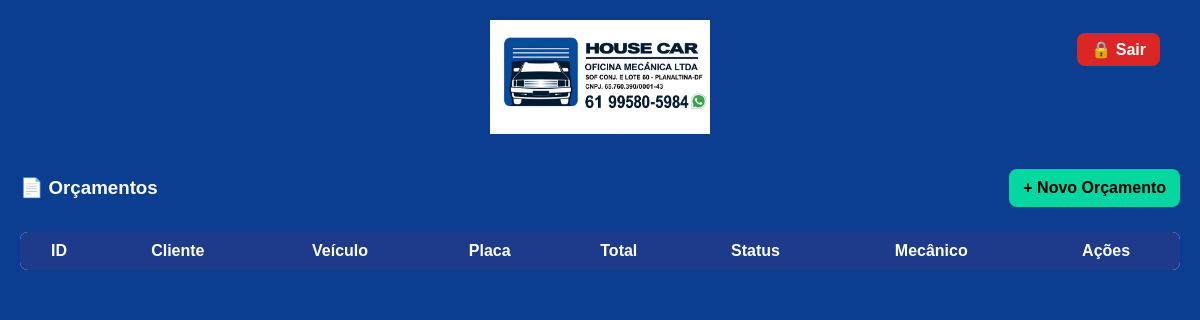
/orcamentos (signed in), run on an earlier commit of the app's database.
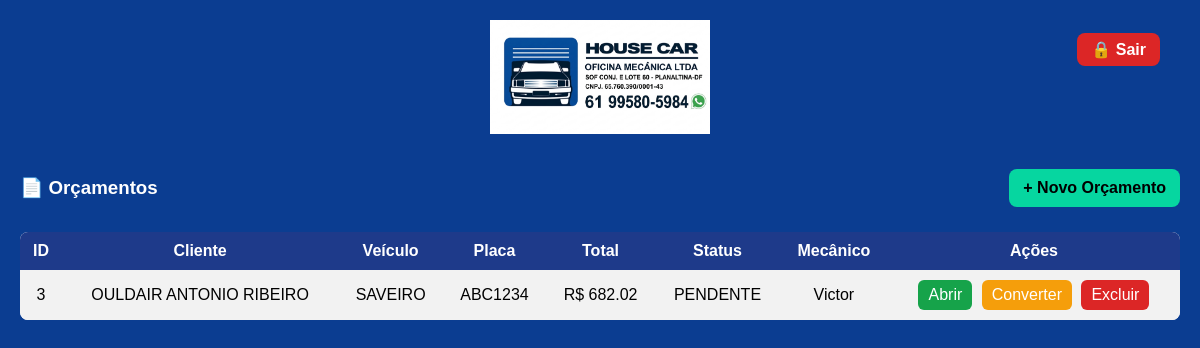
And on a later commit of the database.
### tables this page shows
CREATE TABLE ordens (
        id INTEGER PRIMARY KEY AUTOINCREMENT,
        cliente TEXT,
        telefone TEXT,
        veiculo TEXT,
        placa TEXT,
        problema TEXT,
        diagnostico TEXT,
        total REAL,
        tipo TEXT,
        status TEXT DEFAULT 'EM ANDAMENTO',
        mecanico TEXT,
        data_entrada TEXT,
        data_saida TEXT
    , quilometragem INTEGER);

### app.py (the view)
@app.route("/orcamentos")
def orcamentos():
    if proteger(): return proteger()
    conn = conectar()
    cursor = conn.cursor()
    from datetime import datetime, timedelta
    limite = (datetime.now() - timedelta(days=5)).strftime("%Y-%m-%d")
    cursor.execute("""
    DELETE FROM ordens
    WHERE tipo = 'orcamento'
    AND status = 'PENDENTE'
    AND DATE(data_entrada) < DATE(?)
    """, (limite,))
    cursor.execute("""
    SELECT id, cliente, veiculo, placa, total, status, mecanico
    FROM ordens
    WHERE tipo = 'orcamento'
    AND status = 'PENDENTE'
    ORDER BY id DESC
    """)
    dados = cursor.fetchall()
    conn.close()
    return render_template("orcamentos.html", ordens=dados)

### app.py (called while the page is built)
@app.context_processor
def inject_user():
    return dict(tipo=session.get("tipo"))

@app.after_request
def add_header(response):
    response.headers["Cache-Control"] = "no-store, no-cache, must-revalidate, max-age=0"
    response.headers["Pragma"] = "no-cache"
    response.headers["Expires"] = "0"
    return response

def proteger():
    if not session.get("logado"):
        return redirect("/login")

### banco.py (called while the page is built)
def conectar():
    return sqlite3.connect("oficina.db")

### templates/orcamentos.html (shortened to what this page needs)
<!DOCTYPE html>
<html lang="pt-br">
<head>
<link rel="stylesheet" href="/static/style.css">
</head>
<body>
{% include "_header.html" %}
<div class="topo-padrao">
    <h3>📄 Orçamentos</h3>
    <a href="/orcamento" class="btn-add">+ Novo Orçamento</a>
</div>
<div class="tabela-container">
<table>
    <tr>
        <th>ID</th>
        <th>Cliente</th>
        <th>Veículo</th>
        <th>Placa</th>
        <th>Total</th>
        <th>Status</th>
        <th>Mecânico</th>
        <th>Ações</th>
    </tr>
    {% for o in ordens %}
    <tr>
        <td>{{ o[0] }}</td>
        <td>{{ o[1] }}</td>
        <td>{{ o[2] }}</td>
        <td>{{ o[3] }}</td>
        <td>R$ {{ "%.2f"|format(o[4]) }}</td>
        <td>{{ o[5] }}</td>
        <td>{{ o[6] }}</td>
        <td>
            <a href="/orcamento?id={{ o[0] }}" class="btn-acao">Abrir</a>
            <a href="/converter_os/{{ o[0] }}"
            class="btn-acao"
            style="background:#f59e0b; margin-left:5px;">
            Converter
            </a>
            <a href="/excluir_orcamento/{{ o[0] }}"
            class="btn-acao"
            style="background:#dc2626; margin-left:5px;"
            onclick="return confirm('Tem certeza que deseja excluir este orçamento?')">
            Excluir
            </a>
        </td>
    </tr>
    {% endfor %}
</table>
</div>
</body>
</html>

What changed in the data, as far as the page shows it:
added ordens: id "3", cliente "OULDAIR ANTONIO RIBEIRO", veiculo "SAVEIRO", placa "ABC1234", total "682.02", status "PENDENTE", mecanico "Victor"
